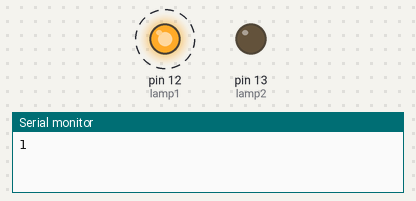
This sketch was run on a simulated Arduino Uno, built with avr-gcc and run on an emulated ATmega328P. On the bench: output pins drawn as LEDs (lit = HIGH), the last lines printed to the serial monitor. Dashed ring = blinking. At 10.0 s the program stops and its outputs stay as they are.

Above: at 0.1 s.
At 10.1 s:
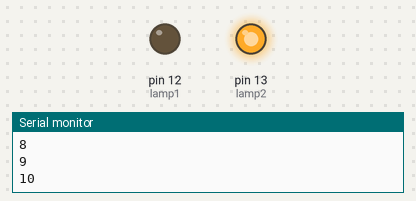
Timing chart, 0 to 11.5 s (numbered marks = the images above):
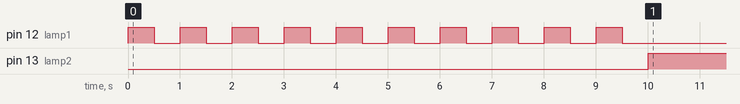

The sketch:

soal3_lamp.ino
```cpp
/*

soal3
Buatlah rangkaian dengan aturan sebagai berikut:

a. Terdapat 2 LED
b. Lampu 1 hanya berkedip selama 10 Kali setiap 1 detik dan lampu akan mati
c. Tampilkan ke serial monitor bahwa Lampu 1 telah berkedip berapa kali
d. Setelah lampu 1 menyala sebanyak 10 kali, maka Lampu 1 mati dan Lampu 2 akan menyala terus-menerus

*/

#define lamp1 12
#define lamp2 13

void setup() {
  pinMode(lamp1, OUTPUT);
  pinMode(lamp2, OUTPUT);
  Serial.begin(9600);
}

void loop() {

  for (int i = 1; i<=10; i++) {
    digitalWrite(lamp1, HIGH);
    Serial.println(i);
    delay(500);
    digitalWrite(lamp1, LOW);
    delay(500);
  }

  digitalWrite(lamp1, LOW);
  digitalWrite(lamp2, HIGH);

  while(true) {
    // dipakai untuk memberhentikan perulangan jadi (menahan program agar tidak mengulang)
  }
}
```

Measured:
- by itself, pin 12 (lamp1): alternates HIGH for 0.50 s and LOW for 0.50 s, 20 changes in all, then stays LOW
- by itself, pin 13 (lamp2): LOW → HIGH at 10.0 s
